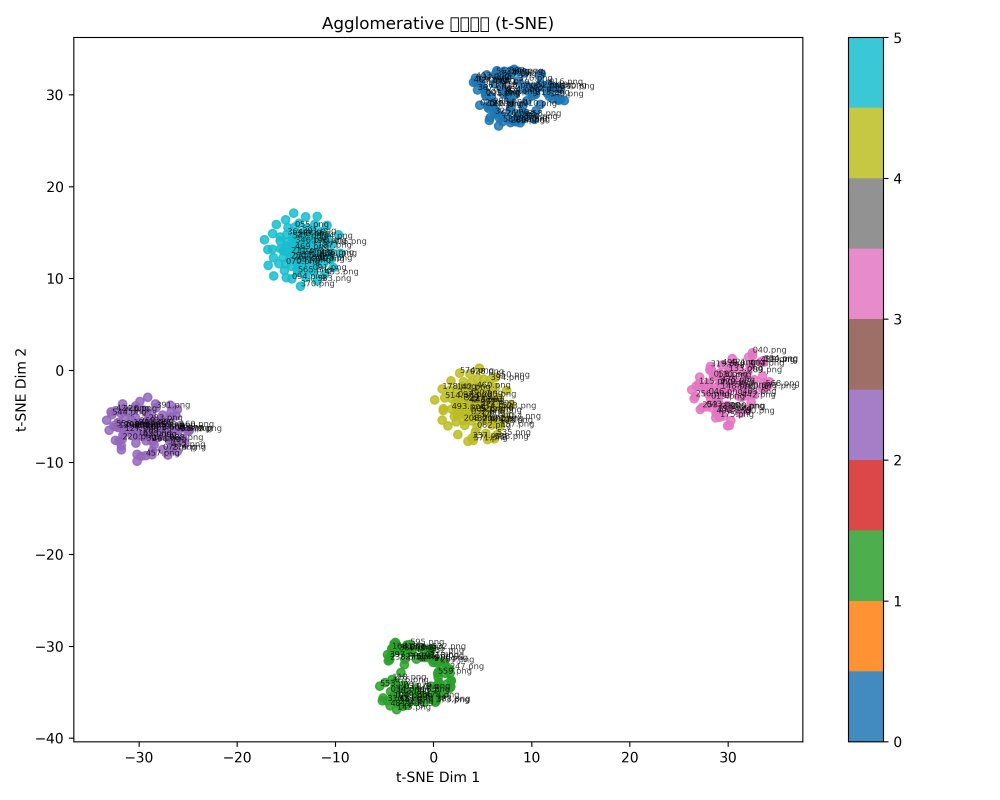
#> input picture Cluster/outputs/agglomerative_tsne.png, 3000 x 2400 px (shown at 1/3 size)
$ python cluster_solution.py --dataset outputs
#> lines starting #> are read from the running program, lines starting #| are printed output that depends on the picture
"""
cluster_solution.py
====================

该脚本针对 `Cluster/dataset` 图像集完成以下任务：

1. **问题形式化**：将图像聚类视为无监督学习任务，目标是依据外观特征将 600 张图片划分为 6 个簇。
2. **图像特征处理**：对每张图像提取多模态特征（颜色直方图、纹理 LBP、梯度 HOG），组成数值特征向量。
3. **聚类算法选择**：提供 KMeans 与 层次聚类（Ward）两种算法，并在主流程中默认采用 KMeans。
4. **聚类效果评估**：若提供 `cluster_labels.json` 则与真实标签比较，输出 Silhouette、Davies-Bouldin、ARI、NMI 等指标，并给出 t-SNE 可视化。

使用方式（示例）::

    python cluster_solution.py ^
        --dataset Cluster/dataset ^
        --labels Cluster/cluster_labels.json ^
        --output-dir Cluster/outputs

依赖库：
    numpy, pillow, scikit-image, scikit-learn, matplotlib
可通过 `pip install -r requirements.txt` 安装（若无 requirements.txt，可运行脚本顶端的 `REQUIRED_PACKAGES` 提示）。
"""

from __future__ import annotations

import argparse
import json
import os
from dataclasses import dataclass
from pathlib import Path
from typing import Dict, Iterable, List, Optional, Sequence, Tuple

import matplotlib.pyplot as plt
import numpy as np
from PIL import Image
from sklearn.cluster import AgglomerativeClustering, KMeans
from sklearn.decomposition import PCA
from sklearn.manifold import TSNE
from sklearn.metrics import (
    adjusted_rand_score,
    davies_bouldin_score,
    normalized_mutual_info_score,
    silhouette_score,
)
from sklearn.metrics.cluster import contingency_matrix
from scipy.optimize import linear_sum_assignment
from sklearn.preprocessing import StandardScaler
from skimage import color, exposure
from skimage.feature import hog, local_binary_pattern

import importlib.util


REQUIRED_PACKAGES = [
    "numpy",
    "pillow",
    "scikit-image",
    "scikit-learn",
    "matplotlib",
]


def _is_package_installed(package_name: str) -> bool:
    normalized = package_name.replace("-", "_")
    return importlib.util.find_spec(normalized) is not None


def _resolve_dir(path_str: str) -> Path:
    """将相对路径解析为绝对路径，兼容以脚本目录为起点的写法。"""
    path = Path(path_str).expanduser()
    if path.is_dir():
        return path.resolve()
    alt = Path(__file__).resolve().parent / path_str
    if alt.is_dir():
        return alt.resolve()
    raise FileNotFoundError(f"数据集目录不存在: {path_str}")


def _resolve_labels_path(dataset_dir: Path, labels_arg: str) -> Optional[Path]:
    """优先使用命令行提供的标签路径；否则尝试 dataset 同级目录下的 cluster_labels.json。"""
    if labels_arg:
        candidate = Path(labels_arg).expanduser()
        if candidate.exists():
            return candidate.resolve()
        alt = Path(__file__).resolve().parent / labels_arg
        if alt.exists():
            return alt.resolve()
        raise FileNotFoundError(f"标签文件不存在: {labels_arg}")

    auto = dataset_dir.parent / "cluster_labels.json"
    return auto.resolve() if auto.exists() else None


@dataclass(frozen=True)
class ImageRecord:
    """图像路径与可选标签。"""

    path: Path
    label: Optional[str] = None


def list_image_files(dataset_dir: Path, extensions: Sequence[str] = (".png", ".jpg", ".jpeg")) -> List[Path]:
    files = [p for p in sorted(dataset_dir.iterdir()) if p.suffix.lower() in extensions]
    if not files:
        raise FileNotFoundError(f"在 {dataset_dir} 未找到图像文件，支持后缀: {extensions}")
    return files


# [4 lines left out: function load_labels, not called in this run]


def prepare_records(dataset_dir: Path, labels_path: Optional[Path]) -> List[ImageRecord]:
    image_paths = list_image_files(dataset_dir)
    labels: Dict[str, str] = {}
    if labels_path and labels_path.exists():
        labels = load_labels(labels_path)
    records = [
        ImageRecord(path=img_path, label=labels.get(img_path.name))
        for img_path in image_paths
    ]
    return records


def extract_color_histograms(image: np.ndarray, bins: int = 16) -> np.ndarray:
    """提取 RGB 与 HSV 直方图并拼接。"""
    histograms: List[np.ndarray] = []
    # RGB 通道
    for channel in range(3):
        hist, _ = np.histogram(image[:, :, channel], bins=bins, range=(0, 255), density=True)
        histograms.append(hist)
    # HSV 空间
    hsv = color.rgb2hsv(image)
    ranges = [(0, 1), (0, 1), (0, 1)]
    for channel in range(3):
        hist, _ = np.histogram(hsv[:, :, channel], bins=bins, range=ranges[channel], density=True)
        histograms.append(hist)
    return np.concatenate(histograms)


def extract_texture_features(image_gray: np.ndarray) -> np.ndarray:
    """提取 LBP + HOG 纹理特征。"""
    lbp = local_binary_pattern(image_gray, P=24, R=3, method="uniform")
    lbp_hist, _ = np.histogram(lbp.ravel(), bins=np.arange(0, 24 + 3), density=True)

    hog_vec = hog(
        image_gray,
        orientations=9,
        pixels_per_cell=(16, 16),
        cells_per_block=(2, 2),
        block_norm="L2-Hys",
        feature_vector=True,
    )
    return np.concatenate([lbp_hist, hog_vec])


def extract_features(record: ImageRecord, image_size: Tuple[int, int] = (256, 256)) -> np.ndarray:
    """对单张图像提取特征。"""
#> called with image_size = (256, 256)
    image = Image.open(record.path).convert("RGB")
    image = image.resize(image_size, Image.Resampling.BILINEAR)
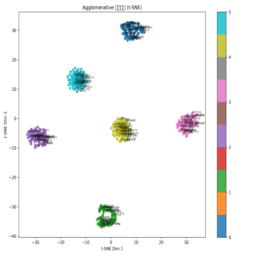
#> image: PIL image 256x256 RGB; mean R, G, B 244.3, 244.7, 244.2
    image_np = np.asarray(image, dtype=np.uint8)
    gray = color.rgb2gray(image_np)
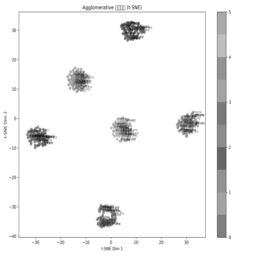
#> gray: shape (256, 256) float64; min 0.0837, max 1, mean 0.959
    gray = exposure.rescale_intensity(gray, in_range="image", out_range=(0.0, 1.0))

    color_feat = extract_color_histograms(image_np)
#> after the loop in extract_color_histograms, `for channel in range(3):`: histograms = 3 items
#> in extract_color_histograms, `hsv = color.rgb2hsv(image)`: hsv: shape (256, 256, 3) float64; mean of channels 0, 1, 2 0.0368, 0.0336, 0.969
#> after the loop in extract_color_histograms, `for channel in range(3):`: histograms = 6 items
#> color_feat = 96 values, max 14.95 at index 64, min 0 at index 16, mean 0.502
    texture_feat = extract_texture_features(gray)
#> in extract_texture_features, `lbp = local_binary_pattern(image_gray, P=24, R=3, method="uniform")`:
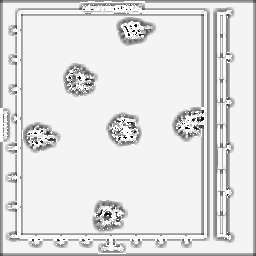
#> lbp: shape (256, 256) float64; min 0, max 25, mean 22.1; drawn with min black and max white
#> in extract_texture_features, `lbp_hist, _ = np.histogram(lbp.ravel(), bins=np.arange(0, 24 + 3), den..`: lbp_hist = 26 values, max 0.694 at index 24, min 0.000488 at index 1, mean 0.0385
#> in extract_texture_features, `hog_vec = hog( image_gray, orientations=9, pixels_per_cell=(16, 16), c..`: hog_vec = 8100 values, max 1 at index 3370, min 0 at index 0, mean 0.0617
#> texture_feat = 8126 values, max 1 at index 3396, min 0 at index 26, mean 0.0616
    return np.concatenate([color_feat, texture_feat])


def build_feature_matrix(records: Sequence[ImageRecord]) -> Tuple[np.ndarray, List[str]]:
    features = [extract_features(rec) for rec in records]
#> call 2 of extract_features, with image_size = (256, 256)
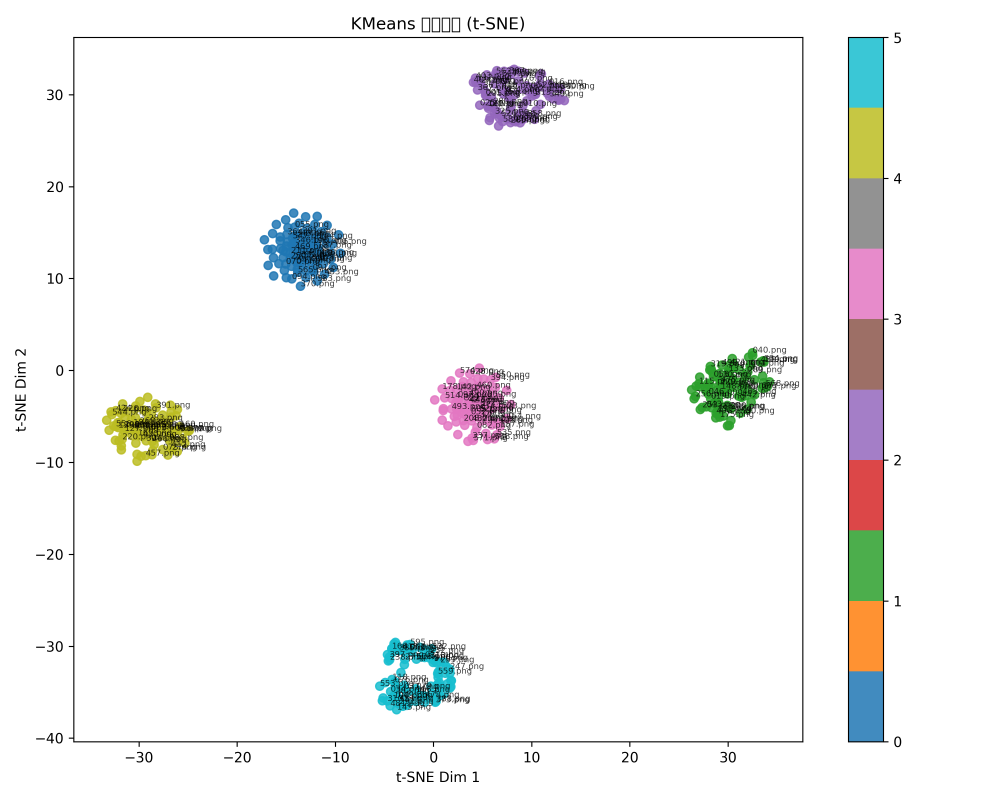
#> input picture Cluster/outputs/kmeans_tsne.png, 3000 x 2400 px (shown at 1/3 size)
#> in extract_features (call 2), `image = image.resize(image_size, Image.Resampling.BILINEAR)`:
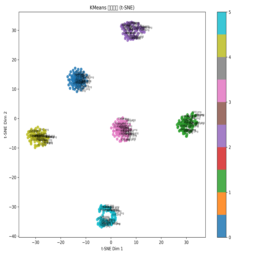
#> image: PIL image 256x256 RGB; mean R, G, B 244.4, 244.7, 244.2
#> in extract_features (call 2), `gray = exposure.rescale_intensity(gray, in_range="image", out_range=(0..`:
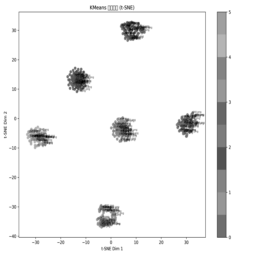
#> gray: shape (256, 256) float64; min 0, max 1, mean 0.954
#> in extract_color_histograms (call 2), `hsv = color.rgb2hsv(image)`: hsv: shape (256, 256, 3) float64; mean of channels 0, 1, 2 0.037, 0.0335, 0.97
#> in extract_features (call 2), `texture_feat = extract_texture_features(gray)`: texture_feat = 8126 values, max 1 at index 3396, min 0 at index 26, mean 0.0613
#> features = 2 items
    feature_matrix = np.vstack(features)
    filenames = [rec.path.name for rec in records]
    return feature_matrix, filenames


def encode_labels(records: Sequence[ImageRecord]) -> Tuple[Optional[np.ndarray], List[str]]:
    labels = [rec.label for rec in records]
    if any(label is None for label in labels):
        return None, []
    unique = sorted(set(labels))
    mapping = {label: idx for idx, label in enumerate(unique)}
    encoded = np.array([mapping[label] for label in labels], dtype=np.int64)
    return encoded, unique


def run_kmeans(features: np.ndarray, n_clusters: int, random_state: int = 42) -> Tuple[np.ndarray, Dict[str, float], np.ndarray]:
    scaler = StandardScaler()
    features_scaled = scaler.fit_transform(features)

    pca = PCA(n_components=0.95, random_state=random_state)
    features_reduced = pca.fit_transform(features_scaled)

    kmeans = KMeans(n_clusters=n_clusters, n_init=20, max_iter=500, random_state=random_state)
    pred_labels = kmeans.fit_predict(features_reduced)

    return pred_labels, {
        "explained_variance_ratio": float(np.sum(pca.explained_variance_ratio_)),
        "n_components": int(pca.n_components_),
    }, features_reduced


def run_agglomerative(features_reduced: np.ndarray, n_clusters: int) -> np.ndarray:
    model = AgglomerativeClustering(n_clusters=n_clusters, linkage="ward")
    return model.fit_predict(features_reduced)


# [107 lines left out: functions evaluate_clustering, run_tsne, plot_clusters, compute_clustering_accuracy, print_metrics_table, dump_predictions, not called in this run]


def main(args: argparse.Namespace) -> None:
    dataset_dir = _resolve_dir(args.dataset)
    labels_path = _resolve_labels_path(dataset_dir, args.labels or "")
    output_dir = Path(args.output_dir).expanduser() if args.output_dir else Path("Cluster/outputs")
    output_dir.mkdir(parents=True, exist_ok=True)

    print("=== 准备数据 ===")
    if labels_path:
        print(f"使用标签文件: {labels_path}")
    else:
        print("未找到标签文件，跳过有监督指标。")

    records = prepare_records(dataset_dir, labels_path)
    features, filenames = build_feature_matrix(records)
#> filenames = ['agglomerative_tsne.png', 'kmeans_tsne.png']
    true_labels, label_names = encode_labels(records)
#> in encode_labels, `labels = [rec.label for rec in records]`: labels = 2 items
#> label_names = []

    print(f"样本数: {len(records)}, 特征维度: {features.shape[1]}")
#| 样本数: 2, 特征维度: 8222
    if label_names:
        print(f"真实类别: {label_names}")
    else:
        print("未提供真实标签，部分指标将不可用。")

    print("\n=== KMeans 聚类 ===")
    kmeans_labels, pca_info, embeddings = run_kmeans(features, n_clusters=args.n_clusters, random_state=args.random_state)
#> in run_kmeans, `features_reduced = pca.fit_transform(features_scaled)`: features_reduced = [-52.92, 52.92]
    print(f"PCA 主成分数量: {pca_info['n_components']}, 累计解释方差: {pca_info['explained_variance_ratio']:.4f}")

    print("\n=== 层次聚类 (Ward) ===")
    aggl_labels = run_agglomerative(embeddings, n_clusters=args.n_clusters)

    metrics_results = {
        "kmeans": evaluate_clustering(embeddings, kmeans_labels, true_labels),
        "agglomerative": evaluate_clustering(embeddings, aggl_labels, true_labels),
    }
    print("\n=== 指标汇总 ===")
    print_metrics_table(metrics_results)

    print("\n=== 生成可视化 ===")
    embedding_2d = run_tsne(embeddings, random_state=args.random_state)
    plot_clusters(
        embedding_2d,
        kmeans_labels,
        filenames,
        output_dir / "kmeans_tsne.png",
        title="KMeans 聚类结果 (t-SNE)",
    )
    plot_clusters(
        embedding_2d,
        aggl_labels,
        filenames,
        output_dir / "agglomerative_tsne.png",
        title="Agglomerative 聚类结果 (t-SNE)",
    )
    print(f"可视化与预测已保存到: {output_dir.resolve()}")

    dump_predictions(output_dir, filenames, {"kmeans": kmeans_labels, "agglomerative": aggl_labels})

    if args.save_metrics:
        metrics_path = output_dir / "metrics_summary.json"
        with metrics_path.open("w", encoding="utf-8") as f:
            json.dump(metrics_results, f, indent=4, ensure_ascii=False)
        print(f"指标已写入: {metrics_path}")


def build_arg_parser() -> argparse.ArgumentParser:
    parser = argparse.ArgumentParser(description="Cluster 数据集聚类脚本")
    parser.add_argument("--dataset", type=str, required=True, help="图像数据集目录（包含 001.png 等文件）")
    parser.add_argument("--labels", type=str, default="", help="可选：真实标签 JSON 路径")
    parser.add_argument("--output-dir", type=str, default="", help="输出结果目录，默认为 Cluster/outputs")
    parser.add_argument("--n-clusters", type=int, default=6, help="聚类类别数，默认 6")
    parser.add_argument("--random-state", type=int, default=42, help="随机数种子")
    parser.add_argument("--save-metrics", action="store_true", help="是否保存指标 JSON 文件")
    return parser


if __name__ == "__main__":
    parser = build_arg_parser()
    args = parser.parse_args()
    if not os.environ.get("SKIP_PACKAGE_HINT", ""):
        missing = [pkg for pkg in REQUIRED_PACKAGES if not _is_package_installed(pkg)]
        if missing:
            print(
                "提示：检测到以下依赖可能未安装 -> "
                + ", ".join(missing)
                + "\n可执行: pip install " + " ".join(missing)
            )
#> (the run stopped early here; a loop or call above may not have finished)
